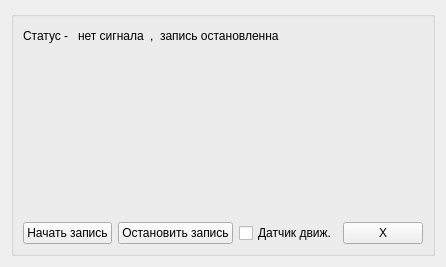
<?xml version="1.0" encoding="UTF-8"?>
<ui version="4.0">
 <class>VideoStreamView</class>
 <widget class="QWidget" name="VideoStreamView">
  <property name="geometry">
   <rect>
    <x>0</x>
    <y>0</y>
    <width>335</width>
    <height>267</height>
   </rect>
  </property>
  <property name="sizePolicy">
   <sizepolicy hsizetype="MinimumExpanding" vsizetype="MinimumExpanding">
    <horstretch>0</horstretch>
    <verstretch>0</verstretch>
   </sizepolicy>
  </property>
  <property name="windowTitle">
   <string>Form</string>
  </property>
  <layout class="QVBoxLayout" name="verticalLayout_2">
   <item>
    <widget class="QGroupBox" name="groupBox">
     <property name="title">
      <string/>
     </property>
     <layout class="QVBoxLayout" name="verticalLayout_3">
      <item>
       <layout class="QHBoxLayout" name="horizontalLayout">
        <item>
         <widget class="QLabel" name="label">
          <property name="sizePolicy">
           <sizepolicy hsizetype="Maximum" vsizetype="Maximum">
            <horstretch>0</horstretch>
            <verstretch>0</verstretch>
           </sizepolicy>
          </property>
          <property name="text">
           <string>Статус - </string>
          </property>
         </widget>
        </item>
        <item>
         <widget class="QLabel" name="lb_status">
          <property name="sizePolicy">
           <sizepolicy hsizetype="Maximum" vsizetype="Maximum">
            <horstretch>0</horstretch>
            <verstretch>0</verstretch>
           </sizepolicy>
          </property>
          <property name="text">
           <string>нет сигнала</string>
          </property>
         </widget>
        </item>
        <item>
         <widget class="QLabel" name="label_2">
          <property name="sizePolicy">
           <sizepolicy hsizetype="Maximum" vsizetype="Maximum">
            <horstretch>0</horstretch>
            <verstretch>0</verstretch>
           </sizepolicy>
          </property>
          <property name="text">
           <string>,</string>
          </property>
         </widget>
        </item>
        <item>
         <widget class="QLabel" name="label_3">
          <property name="sizePolicy">
           <sizepolicy hsizetype="Maximum" vsizetype="Maximum">
            <horstretch>0</horstretch>
            <verstretch>0</verstretch>
           </sizepolicy>
          </property>
          <property name="text">
           <string>запись остановленна</string>
          </property>
         </widget>
        </item>
        <item>
         <spacer name="horizontalSpacer">
          <property name="orientation">
           <enum>Qt::Horizontal</enum>
          </property>
          <property name="sizeHint" stdset="0">
           <size>
            <width>40</width>
            <height>20</height>
           </size>
          </property>
         </spacer>
        </item>
       </layout>
      </item>
      <item>
       <widget class="QLabel" name="lb_video">
        <property name="sizePolicy">
         <sizepolicy hsizetype="Expanding" vsizetype="Expanding">
          <horstretch>0</horstretch>
          <verstretch>0</verstretch>
         </sizepolicy>
        </property>
        <property name="frameShape">
         <enum>QFrame::NoFrame</enum>
        </property>
        <property name="text">
         <string/>
        </property>
        <property name="scaledContents">
         <bool>false</bool>
        </property>
        <property name="alignment">
         <set>Qt::AlignCenter</set>
        </property>
       </widget>
      </item>
      <item>
       <layout class="QHBoxLayout" name="horizontalLayout_2">
        <item>
         <widget class="QPushButton" name="pb_StartRecord">
          <property name="sizePolicy">
           <sizepolicy hsizetype="Maximum" vsizetype="Fixed">
            <horstretch>0</horstretch>
            <verstretch>0</verstretch>
           </sizepolicy>
          </property>
          <property name="text">
           <string>Начать запись</string>
          </property>
         </widget>
        </item>
        <item>
         <widget class="QPushButton" name="pb_StopRecord">
          <property name="sizePolicy">
           <sizepolicy hsizetype="Maximum" vsizetype="Fixed">
            <horstretch>0</horstretch>
            <verstretch>0</verstretch>
           </sizepolicy>
          </property>
          <property name="text">
           <string>Остановить запись</string>
          </property>
         </widget>
        </item>
        <item>
         <widget class="QCheckBox" name="cb_detectMotion">
          <property name="text">
           <string>Датчик движ.</string>
          </property>
         </widget>
        </item>
        <item>
         <widget class="QPushButton" name="pb_X">
          <property name="text">
           <string>X</string>
          </property>
         </widget>
        </item>
       </layout>
      </item>
     </layout>
    </widget>
   </item>
  </layout>
 </widget>
 <resources/>
 <connections/>
</ui>
